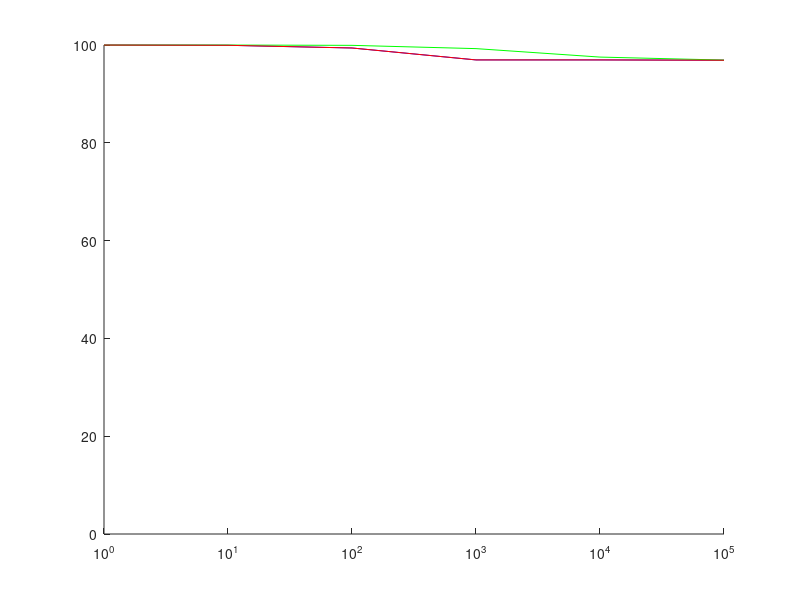

MATLAB code for this plot:
hold on;
axis([0 100000 0 100]);

nf_x = [1 10 100 1000 10000 100000];
nf_y = [99.99 99.94 99.39 96.95 96.95 96.89];
plot(nf_x, nf_y, 'b');

ss_x = [1 10 100 1000 10000 100000];
ss_y = [99.99 99.99 99.93 99.26 97.53 96.92];
plot(ss_x, ss_y, 'g');

wf_x = [1 10 100 1000 10000 100000];
wf_y = [99.99 99.94 99.39 96.95 96.95 96.89];

h = plot(wf_x, wf_y, 'r');
set(get(h,'Parent'), 'XScale', 'log');